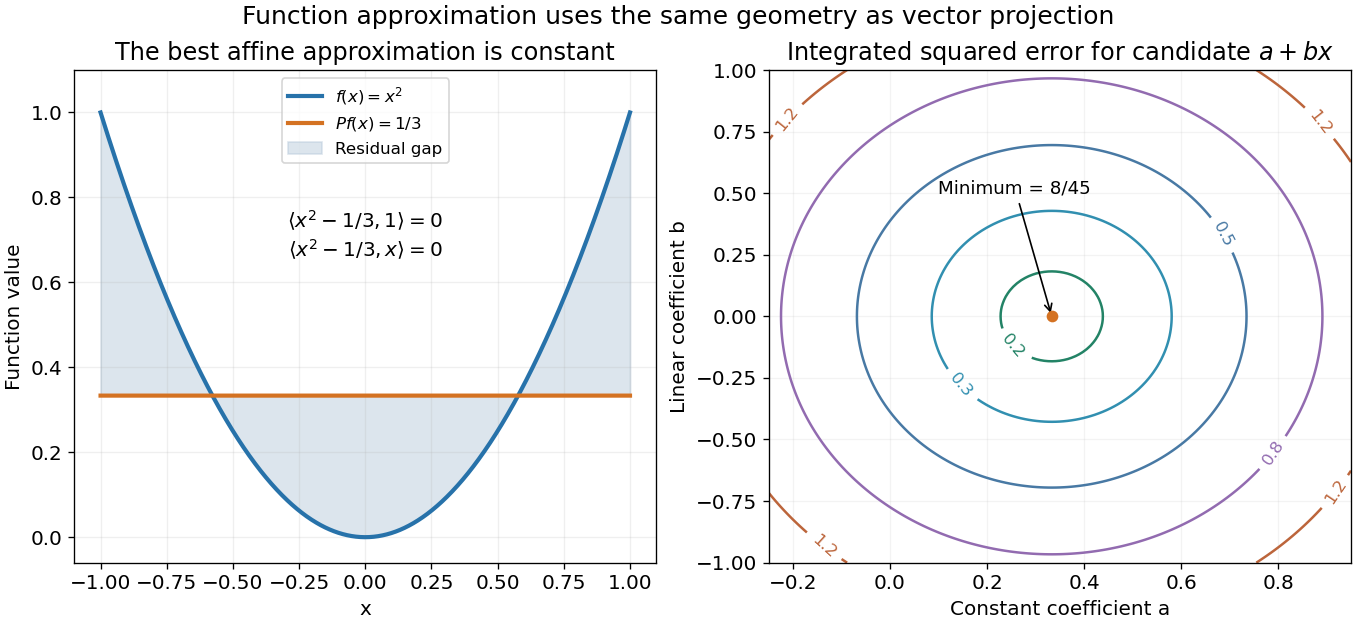

Here is the Python script that generated this plot:
"""Show the L2 projection of x squared onto affine functions; save to cwd."""

from pathlib import Path

import matplotlib.pyplot as plt
import numpy as np


def main():
    plt.rcParams.update({'font.size': 12})
    x = np.linspace(-1, 1, 1201)
    f = x*x
    projected = np.full_like(x, 1/3)
    squared_error = np.trapezoid((f-projected)**2, x)
    assert np.isclose(squared_error, 8/45, atol=2e-6)
    assert abs(np.trapezoid(f-projected, x)) < 1e-6
    assert abs(np.trapezoid(x*(f-projected), x)) < 1e-12
    fig, axes = plt.subplots(1, 2, figsize=(11.3, 5.2), layout='constrained', facecolor='white')
    axes[0].plot(x, f, color='#2772aa', lw=2.5, label=r'$f(x)=x^2$')
    axes[0].plot(x, projected, color='#d47222', lw=2.5, label=r'$Pf(x)=1/3$')
    axes[0].fill_between(x, f, projected, color='#b3c7d8', alpha=.45, label='Residual gap')
    axes[0].set(xlabel='x', ylabel='Function value', ylim=(-.06, 1.1),
                title='The best affine approximation is constant')
    axes[0].legend(loc='upper center', fontsize=10)
    axes[0].grid(alpha=.2)
    axes[0].text(0, .66, r'$\langle x^2-1/3,1\rangle=0$'+'\n'+r'$\langle x^2-1/3,x\rangle=0$',
                 ha='center', fontsize=12)

    a = np.linspace(-.25, .95, 151)
    b = np.linspace(-1, 1, 151)
    aa, bb = np.meshgrid(a, b)
    error = 8/45+2*(aa-1/3)**2+(2/3)*bb*bb
    contours = axes[1].contour(aa, bb, error, levels=[.2, .3, .5, .8, 1.2],
                               colors=['#238366', '#318fb0', '#4879a4', '#926bb0', '#bc653b'])
    axes[1].clabel(contours, fontsize=10)
    axes[1].scatter([1/3], [0], color='#d47222', zorder=4)
    axes[1].annotate('Minimum = 8/45', (1/3, 0), xytext=(.1, .5),
                     arrowprops={'arrowstyle': '->'}, fontsize=11)
    axes[1].set(xlabel='Constant coefficient a', ylabel='Linear coefficient b',
                title=r'Integrated squared error for candidate $a+bx$')
    axes[1].grid(alpha=.15)
    fig.suptitle('Function approximation uses the same geometry as vector projection', fontsize=15)
    fig.savefig(Path.cwd() / 'hilbert-function-approximation.png', dpi=120, facecolor='white')
    plt.close(fig)


if __name__ == '__main__':
    main()
